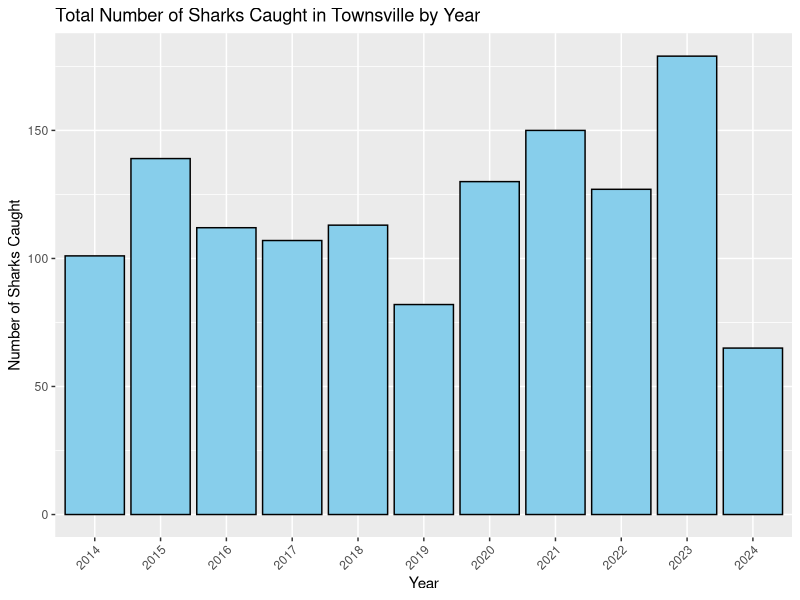
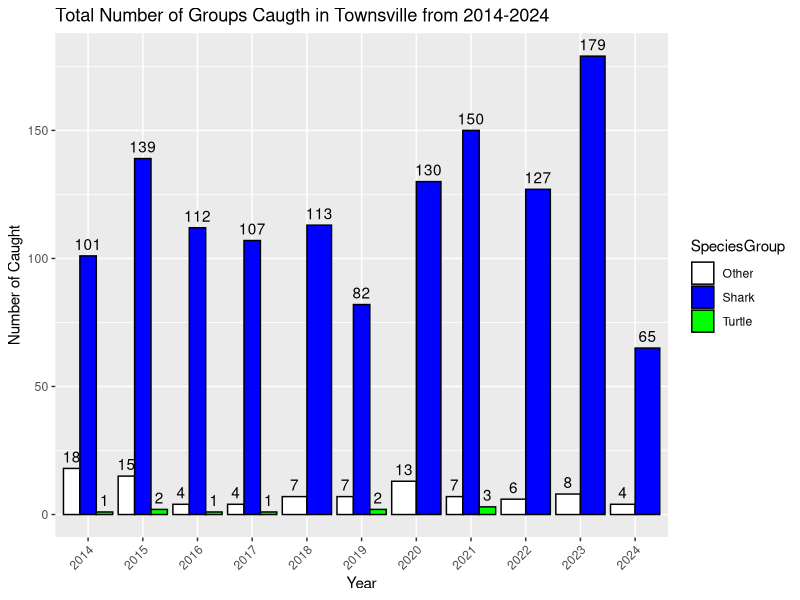

These figures' R source, in order:
## ---- chunk 1
knitr::opts_chunk$set(echo = TRUE)
## ---- chunk 2

setwd("C:/Users/Danko Castaño Duro/Desktop/Australia 3 semestre/Modulos 1/INTRODUCTION TO R 4/MB5370_Mod04_Danko/MB5370_Mod04_Danko")


shark <- read.csv("shark.csv")

View(shark)
## ---- chunk 3
library(dplyr)
library(tidyverse)

rows_with_total <- apply(shark, 1, function(row) any(grepl("total", row, ignore.case = TRUE)))

shark_cleaned <- shark[!rows_with_total, ]

view(shark_cleaned)
## ---- chunk 4
str(shark_cleaned)
## ---- chunk 5
just_shark_Townsville <- shark_cleaned %>%
  filter(Area == "Townsville", SpeciesGroup == "Shark", CalendarYear >= "2014", CalendarYear <= "2024")
view(just_shark_Townsville)

## ---- chunk 6
str(just_shark_Townsville)
## ---- chunk 7
ggplot(data = just_shark_Townsville, aes(x = CalendarYear, y = NumberCaught.Total)) +
  geom_bar(stat = "identity", fill = "skyblue", color = "black") +
  labs(x = "Year", y = "Number of Sharks Caught", title = "Total Number of Sharks Caught in Townsville by Year") +
  theme(axis.text.x = element_text(angle = 45, hjust = 1))  # Rotate x-axis labels for better readability
## ---- chunk 8
just_Townsville <- shark_cleaned %>%
  filter(Area =="Townsville", CalendarYear >="2014", CalendarYear <= "2024")

view(just_Townsville)

## ---- chunk 9
ggplot(data = just_Townsville, aes(x = CalendarYear, y = NumberCaught.Total, fill = SpeciesGroup)) +
  geom_bar(stat = "identity", position = "dodge", color = "black") +
  geom_text(aes(label = NumberCaught.Total), position = position_dodge(width = 0.9), vjust = -0.5) +
  labs(x = "Year", y = "Number of Caught", title = "Total Number of Groups Caugth in Townsville from 2014-2024") +
  scale_fill_manual(values = c("Shark" = "blue", "Turtle" = "green", "Other" = "white")) +
  theme(axis.text.x = element_text(angle = 45, hjust = 1))  # Rotate x-axis labels for better readability
